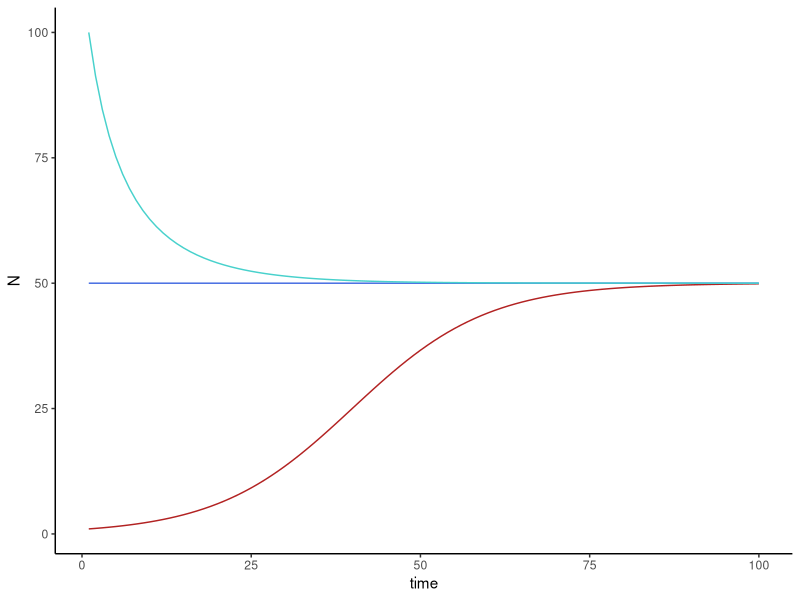

R code for this plot:
#######QUESTION 1 part 3#############

##load the deSolve package and ggplot2 for plotting
library(deSolve)
library(ggplot2)

#####Plot of population size as a function of time with 5 populations with different r
#custom function that defines the model differential equations for density-dependent pop growth
ddSim=function(t,y,p){
  N1=y
  
  r1=p[1]
  K1=p[2]
  
  dNdt=r1*(1-N1/K1)*N1
  
  return(list(c(dNdt)))
}

#define parameters, initial values and time steps for first N0 value
params=c(0.1,50)
N0=1
times=1:100
##simulate model using ode()
n1modelSim=ode(y=N0,times=times,func=ddSim,parms=params)
#convert to datafrome for plotting purposes
n1modelOutput=data.frame(time=n1modelSim[,1],N=n1modelSim[,2])
#plot
n1=ggplot(n1modelOutput,aes(x=time,y=N))+geom_line()+theme_classic()

##second N0 value: 
params=c(0.1,50)
N0=50
times=1:100
##simulate model using ode()
n2modelSim=ode(y=N0,times=times,func=ddSim,parms=params)
#convert to datafrome for plotting purposes
n2modelOutput=data.frame(time=n2modelSim[,1],N=n2modelSim[,2])
#plot
n2=ggplot(n2modelOutput,aes(x=time,y=N))+geom_line()+theme_classic()

##third N0 value: 
params=c(0.1,50)
N0=100
times=1:100
##simulate model using ode()
n3modelSim=ode(y=N0,times=times,func=ddSim,parms=params)
#convert to datafrome for plotting purposes
n3modelOutput=data.frame(time=n3modelSim[,1],N=n3modelSim[,2])
#plot
n3=ggplot(n3modelOutput,aes(x=time,y=N))+geom_line()+theme_classic()


#to plot all on one graph,
#combine all modelOutputs into one dataframe
time=1:100
n1=c(n1modelOutput$N)
n2=c(n2modelOutput$N)
n3=c(n3modelOutput$N)

alln=data.frame(time,n1,n2,n3)

#plot the graph:
ggplot(data=alln) + geom_line(aes(x=time,y=n1),color="firebrick") + geom_line(aes(x=time,y=n2),color="royalblue")+ geom_line(aes(x=time,y=n3),color="mediumturquoise") + theme_classic()+ ylab("N")
